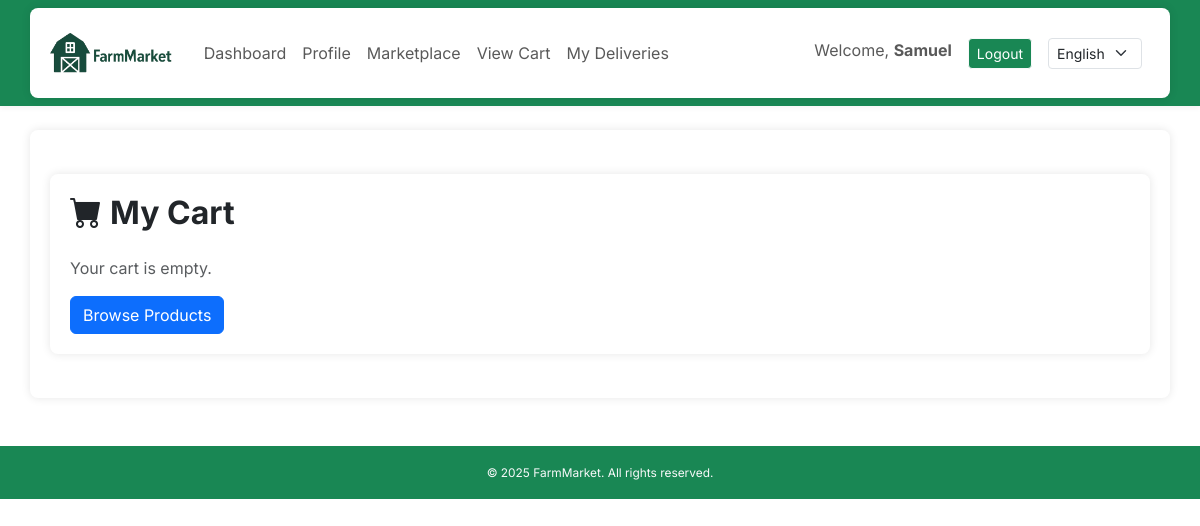
/cart/ (signed in), run on an earlier commit of the app's database.
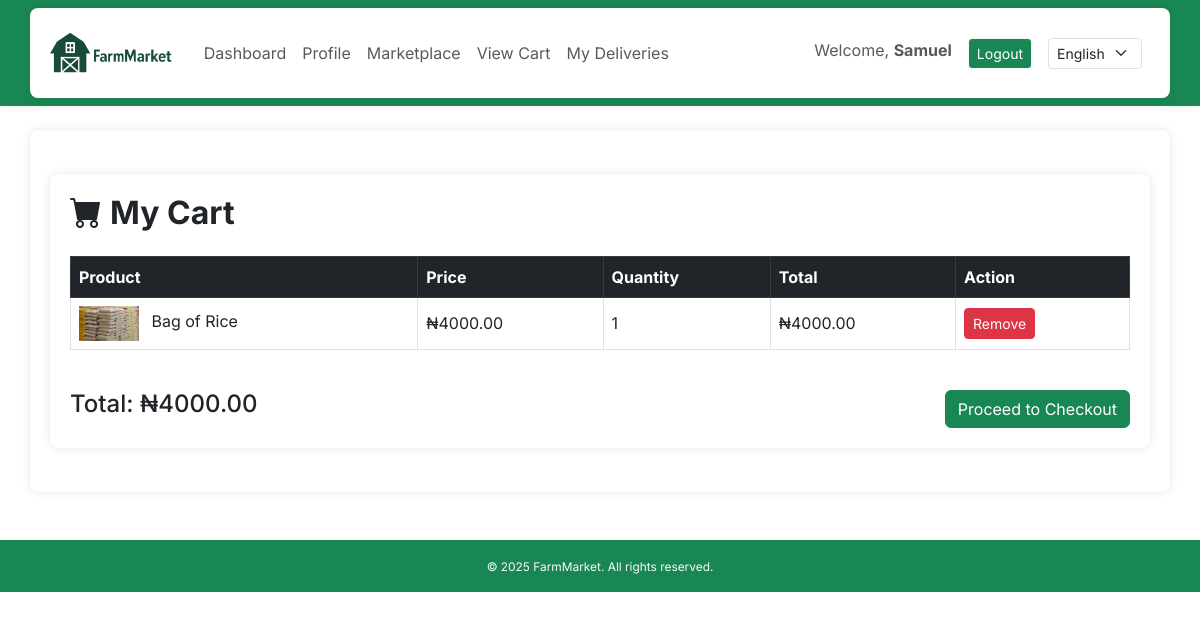
And on a later commit of the database.
### core/models.py (models this page shows, shortened)
class CartItem(models.Model):
    user = models.ForeignKey(User, on_delete=models.CASCADE, related_name='cart_items')
    product = models.ForeignKey('Product', on_delete=models.CASCADE)
    quantity = models.PositiveIntegerField(default=1)
    added_at = models.DateTimeField(auto_now_add=True)
    class Meta:
        unique_together = ('user', 'product')  # prevent duplicates
    def get_total_price(self):
        return self.product.price * self.quantity

class Product(models.Model):
    farmer = models.ForeignKey(User, on_delete=models.CASCADE)
    title = models.CharField(_("Title"), max_length=100)
    description = models.TextField(_("Description"))
    price = models.DecimalField(max_digits=10, decimal_places=2)
    quantity = models.PositiveIntegerField()
    city = models.CharField(max_length=100)
    state = models.CharField(max_length=100, default="Oyo State")
    category = models.CharField(max_length=20, choices=CROP_CHOICES, default='Tomato')
    image = models.ImageField(upload_to='product_images/', blank=True, null=True)
    date_posted = models.DateTimeField(auto_now_add=True)

### core/views.py (the view)
# urls.py: path('cart/', views.view_cart, name='view_cart'),
@login_required
def view_cart(request):
    if request.user.profile.role != 'buyer':
        messages.error(request, "Only buyers have a cart.")
        return redirect('product_list')
    cart_items = CartItem.objects.filter(user=request.user)
    total = sum(item.get_total_price() for item in cart_items)
    return render(request, 'core/cart.html', {
        'cart_items': cart_items,
        'total': total
    })

### core/context_processors.py (called while the page is built)
def language_code(request):
    return {
        'LANGUAGE_CODE': translation.get_language()
    }

### core/templates/core/cart.html
{% extends 'core/base.html' %}
{% load i18n %}
{% block content %}
<div class="container my-4">
    <h2 class="fw-bold mb-4"><i class="bi bi-cart-fill me-2"></i>{% trans "My Cart" %}</h2>
    {% if cart_items %}
        <div class="table-responsive mb-4">
            <table class="table table-bordered align-middle">
                <thead class="table-dark">
                    <tr>
                        <th>{% trans "Product" %}</th>
                        <th>{% trans "Price" %}</th>
                        <th>{% trans "Quantity" %}</th>
                        <th>{% trans "Total" %}</th>
                        <th>{% trans "Action" %}</th>
                    </tr>
                </thead>
                <tbody>
                    {% for item in cart_items %}
                    <tr>
                        <td>
                            {% if item.product.image %}
                                <img src="{{ item.product.image.url }}" alt="{{ item.product.title }}" width="60" class="me-2">
                            {% endif %}
                            {{ item.product.title }}
                        </td>
                        <td>₦{{ item.product.price|floatformat:2 }}</td>
                        <td>{{ item.quantity }}</td>
                        <td>₦{{ item.get_total_price|floatformat:2 }}</td>
                        <td>
                            <a href="{% url 'remove_from_cart' item.id %}" class="btn btn-sm btn-danger">
                                {% trans "Remove" %}
                            </a>
                        </td>
                    </tr>
                    {% endfor %}
                </tbody>
            </table>
        </div>
        <div class="d-flex justify-content-between align-items-center">
            <h4>{% trans "Total" %}: ₦{{ total|floatformat:2 }}</h4>
            <a href="{% url 'checkout' %}" class="btn btn-success">{% trans "Proceed to Checkout" %}</a>
        </div>
    {% else %}
        <p class="text-muted">{% trans "Your cart is empty." %}</p>
        <a href="{% url 'product_list' %}" class="btn btn-primary">{% trans "Browse Products" %}</a>
    {% endif %}
</div>
{% endblock %}

What changed in the data, as far as the page shows it:
added CartItem: product.image (picture), product "Bag of Rice", product.price "4000.00", quantity "1", get_total_price "4000.00"
Also different on the page:
{{ total|floatformat:2 }}: (not shown) → "4000.00"
text no longer shown: "Your cart is empty. Browse Products"
text now shown: "Product Price Quantity Total Action Total : ₦ Proceed to Checkout"
